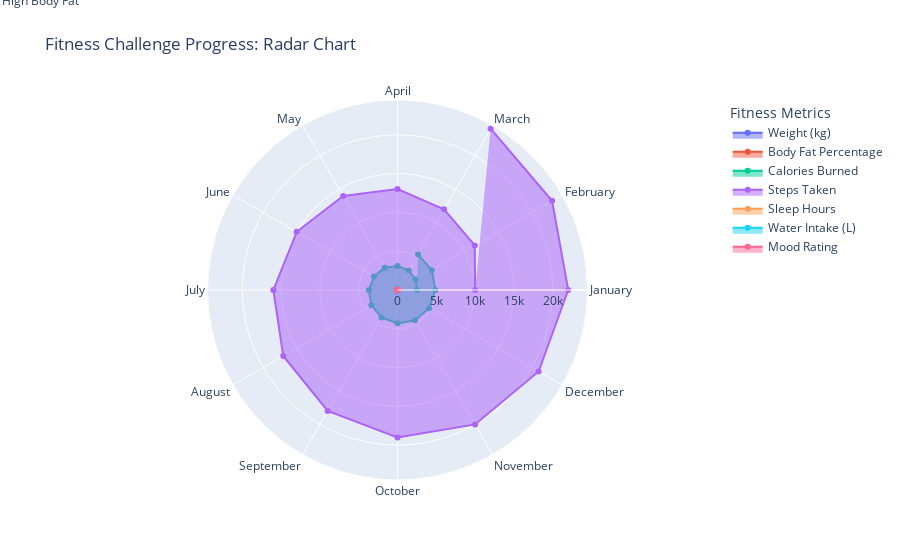

The notebook cell this image was saved under:
### Code cell
import plotly.graph_objects as go

# CSV Data
data = [
    ['Month', 'Weight (kg)', 'Body Fat Percentage', 'Calories Burned', 'Steps Taken', 'Sleep Hours', 'Water Intake (L)', 'Mood Rating'],
    ['January', 80.5, 22, 2500, 10000, 7.5, 2.5, 4],
    ['February', 79.8, 21.5, 2700, 11500, 7.8, 2.8, 5],
    ['March', 79.2, 20.8, 2900, 12000, 8.1, 3.1, 4.5],
    ['April', 78.6, 20, 3100, 13000, 8.3, 3.3, 5],
    ['May', 78, 19.5, 3300, 14000, 8.5, 3.5, 4],
    ['June', 77.5, 19, 3500, 15000, 8.7, 3.7, 4.5],
    ['July', 77, 18.5, 3700, 16000, 8.9, 3.9, 5],
    ['August', 76.5, 18, 3900, 17000, 9, 4, 4],
    ['September', 76, 17.5, 4100, 18000, 9.2, 4.2, 4.5],
    ['October', 75.5, 17, 4300, 19000, 9.4, 4.4, 5],
    ['November', 75, 16.5, 4500, 20000, 9.6, 4.6, 4.5],
    ['December', 74.5, 16, 4700, 21000, 9.8, 4.8, 5],
    ['January', 74, 15.5, 4900, 22000, 10, 5, 4],
    ['February', 73.5, 15, 5100, 23000, 10.2, 5.2, 5],
    ['March', 73, 14.5, 5300, 24000, 10.4, 5.4, 4.5]
]

# Extract data for radar chart
categories = [row[0] for row in data[1:]]
values = [
    [row[1] for row in data[1:]],  # Weight (kg)
    [row[2] for row in data[1:]],  # Body Fat Percentage
    [row[3] for row in data[1:]],  # Calories Burned
    [row[4] for row in data[1:]],  # Steps Taken
    [row[5] for row in data[1:]],  # Sleep Hours
    [row[6] for row in data[1:]],  # Water Intake (L)
    [row[7] for row in data[1:]]   # Mood Rating
]

fig = go.Figure()

# Add radar traces for each variable
for i, variable in enumerate(data[0][1:]):
    fig.add_trace(go.Scatterpolar(
        r=values[i],
        theta=categories,
        fill='toself',
        name=variable
    ))

# Update layout
fig.update_layout(
    title="Fitness Challenge Progress: Radar Chart",
    polar={'radialaxis': {'visible': True}},
    showlegend=True,
    legend_title="Fitness Metrics"
)

# Annotations for outliers (example: High Body Fat Percentage in January)
fig.add_annotation(
    x=categories[0],
    y=values[1][0],
    text="High Body Fat",
    showarrow=True,
    arrowhead=1
)

fig.show()

### Figure 1 — Plotly figure (JSON) as saved in the notebook; plotly's stock layout.template omitted (floating-point values rounded to 4 significant figures)
{"data": [{"fill": "toself", "name": "Weight (kg)", "r": [80.5, 79.8, 79.2, 78.6, 78, 77.5, 77, 76.5, 76, 75.5, 75, 74.5, 74, 73.5, 73], "theta": ["January", "February", "March", "April", "May", "June", "July", "August", "September", "October", "November", "December", "January", "February", "March"], "type": "scatterpolar"}, {"fill": "toself", "name": "Body Fat Percentage", "r": [22, 21.5, 20.8, 20, 19.5, 19, 18.5, 18, 17.5, 17, 16.5, 16, 15.5, 15, 14.5], "theta": ["January", "February", "March", "April", "May", "June", "July", "August", "September", "October", "November", "December", "January", "February", "March"], "type": "scatterpolar"}, {"fill": "toself", "name": "Calories Burned", "r": [2500, 2700, 2900, 3100, 3300, 3500, 3700, 3900, 4100, 4300, 4500, 4700, 4900, 5100, 5300], "theta": ["January", "February", "March", "April", "May", "June", "July", "August", "September", "October", "November", "December", "January", "February", "March"], "type": "scatterpolar"}, {"fill": "toself", "name": "Steps Taken", "r": [10000, 11500, 12000, 13000, 14000, 15000, 16000, 17000, 18000, 19000, 20000, 21000, 22000, 23000, 24000], "theta": ["January", "February", "March", "April", "May", "June", "July", "August", "September", "October", "November", "December", "January", "February", "March"], "type": "scatterpolar"}, {"fill": "toself", "name": "Sleep Hours", "r": [7.5, 7.8, 8.1, 8.3, 8.5, 8.7, 8.9, 9, 9.2, 9.4, 9.6, 9.8, 10, 10.2, 10.4], "theta": ["January", "February", "March", "April", "May", "June", "July", "August", "September", "October", "November", "December", "January", "February", "March"], "type": "scatterpolar"}, {"fill": "toself", "name": "Water Intake (L)", "r": [2.5, 2.8, 3.1, 3.3, 3.5, 3.7, 3.9, 4, 4.2, 4.4, 4.6, 4.8, 5, 5.2, 5.4], "theta": ["January", "February", "March", "April", "May", "June", "July", "August", "September", "October", "November", "December", "January", "February", "March"], "type": "scatterpolar"}, {"fill": "toself", "name": "Mood Rating", "r": [4, 5, 4.5, 5, 4, 4.5, 5, 4, 4.5, 5, 4.5, 5, 4, 5, 4.5], "theta": ["January", "February", "March", "April", "May", "June", "July", "August", "September", "October", "November", "December", "January", "February", "March"], "type": "scatterpolar"}], "layout": {"annotations": [{"arrowhead": 1, "showarrow": true, "text": "High Body Fat", "x": "January", "y": 22}], "legend": {"title": {"text": "Fitness Metrics"}}, "polar": {"radialaxis": {"visible": true}}, "showlegend": true, "title": {"text": "Fitness Challenge Progress: Radar Chart"}}}
